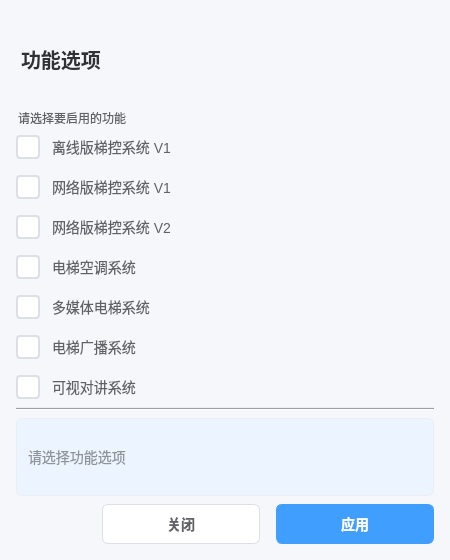
<?xml version="1.0" encoding="UTF-8"?>
<ui version="4.0">
 <class>FeaturesDialog</class>
 <widget class="QDialog" name="FeaturesDialog">
  <property name="geometry">
   <rect>
    <x>0</x>
    <y>0</y>
    <width>450</width>
    <height>560</height>
   </rect>
  </property>
  <property name="windowTitle">
   <string>功能选项</string>
  </property>
  <property name="styleSheet">
   <string notr="true">/* Element-UI 风格样式 */
QDialog { 
    background-color: #f5f7fa; 
    border-radius: 8px;
}

/* 卡片样式 */
QWidget#mainCard { 
    background-color: white; 
    border-radius: 12px; 
    padding: 24px;
}

/* 标题样式 */
QLabel#titleLabel {
    color: #303133;
    font-size: 20px;
    font-weight: 600;
    margin-bottom: 10px;
}

/* 分组框样式 */
QGroupBox { 
    border: none; 
    margin-top: 0;
    background-color: transparent;
}

QGroupBox::title { 
    subcontrol-origin: margin; 
    left: 0; 
    top: 0; 
    padding: 0;
    background-color: transparent; 
    color: #606266; 
    font-size: 16px; 
    font-weight: 500; 
}

/* 复选框样式 */
QCheckBox { 
    spacing: 12px; 
    margin: 8px 0; 
    color: #606266; 
    font-size: 14px; 
}

QCheckBox::indicator { 
    width: 20px; 
    height: 20px; 
    border: 2px solid #dcdfe6; 
    border-radius: 4px; 
    background-color: white; 

}

QCheckBox::indicator:hover { 
    border-color: #409eff; 
}

QCheckBox::indicator:checked { 
    background-color: #409eff; 
    border-color: #409eff; 
    image: url(:/icons/check.png); 
}

/* 状态标签样式 */
QLabel#statusLabel { 
    color: #909399; 
    font-size: 14px; 
    margin: 8px 0; 
    padding: 8px; 
    background-color: #ecf5ff; 
    border: 1px solid #ebeef5; 
    border-radius: 6px;
}

/* 按钮样式 */
QPushButton { 
    padding: 8px 18px; 
    border: 1px solid #dcdfe6; 
    border-radius: 6px; 
    background-color: white; 
    color: #606266; 
    font-size: 14px; 
    font-weight: 500; 
    min-width: 120px;
}

QPushButton:hover { 
    border-color: #409eff; 
    background-color: #ecf5ff; 
    color: #409eff; 
}

QPushButton:pressed { 
    border-color: #337ecc; 
    background-color: #d9ecff; 
    color: #337ecc; 
}

QPushButton:default { 
    border-color: #409eff; 
    background-color: #409eff; 
    color: white; 
}

QPushButton:default:hover { 
    background-color: #66b1ff; 
    border-color: #66b1ff; 
}

QPushButton:default:pressed { 
    background-color: #337ecc; 
    border-color: #337ecc; 
}

/* 分割线样式 */
QFrame#divider { 
    height: 1px; 
    background-color: #ebeef5; 
    margin: 10px 0;
}</string>
  </property>
  <property name="modal">
   <bool>false</bool>
  </property>
  <layout class="QVBoxLayout" name="verticalLayout">
   <property name="spacing">
    <number>0</number>
   </property>
   <property name="leftMargin">
    <number>16</number>
   </property>
   <property name="topMargin">
    <number>16</number>
   </property>
   <property name="rightMargin">
    <number>16</number>
   </property>
   <property name="bottomMargin">
    <number>16</number>
   </property>
   <item>
    <layout class="QVBoxLayout" name="verticalLayout_3">
     <property name="spacing">
      <number>0</number>
     </property>
     <property name="leftMargin">
      <number>0</number>
     </property>
     <property name="topMargin">
      <number>0</number>
     </property>
     <property name="rightMargin">
      <number>0</number>
     </property>
     <property name="bottomMargin">
      <number>0</number>
     </property>
     <item>
      <widget class="QLabel" name="titleLabel">
       <property name="text">
        <string>功能选项</string>
       </property>
      </widget>
     </item>
     <item>
      <widget class="QGroupBox" name="featuresGroup">
       <property name="title">
        <string>请选择要启用的功能</string>
       </property>
       <layout class="QVBoxLayout" name="verticalLayout_2">
        <property name="spacing">
         <number>0</number>
        </property>
        <property name="leftMargin">
         <number>0</number>
        </property>
        <property name="topMargin">
         <number>16</number>
        </property>
        <property name="rightMargin">
         <number>0</number>
        </property>
        <property name="bottomMargin">
         <number>0</number>
        </property>
        <item>
         <widget class="QCheckBox" name="feature1">
          <property name="text">
           <string>离线版梯控系统 V1</string>
          </property>
         </widget>
        </item>
        <item>
         <widget class="QCheckBox" name="feature2">
          <property name="text">
           <string>网络版梯控系统 V1</string>
          </property>
         </widget>
        </item>
        <item>
         <widget class="QCheckBox" name="feature3">
          <property name="text">
           <string>网络版梯控系统 V2</string>
          </property>
         </widget>
        </item>
        <item>
         <widget class="QCheckBox" name="feature4">
          <property name="text">
           <string>电梯空调系统</string>
          </property>
         </widget>
        </item>
        <item>
         <widget class="QCheckBox" name="feature5">
          <property name="text">
           <string>多媒体电梯系统</string>
          </property>
         </widget>
        </item>
        <item>
         <widget class="QCheckBox" name="feature6">
          <property name="text">
           <string>电梯广播系统</string>
          </property>
         </widget>
        </item>
        <item>
         <widget class="QCheckBox" name="feature7">
          <property name="text">
           <string>可视对讲系统</string>
          </property>
         </widget>
        </item>
       </layout>
      </widget>
     </item>
     <item>
      <widget class="QFrame" name="divider">
       <property name="frameShape">
        <enum>QFrame::HLine</enum>
       </property>
       <property name="frameShadow">
        <enum>QFrame::Sunken</enum>
       </property>
      </widget>
     </item>
     <item>
      <widget class="QLabel" name="statusLabel">
       <property name="text">
        <string>请选择功能选项</string>
       </property>
       <property name="textInteractionFlags">
        <set>Qt::LinksAccessibleByMouse</set>
       </property>
      </widget>
     </item>
     <item>
      <layout class="QHBoxLayout" name="horizontalLayout">
       <property name="spacing">
        <number>16</number>
       </property>
       <property name="leftMargin">
        <number>0</number>
       </property>
       <property name="topMargin">
        <number>0</number>
       </property>
       <property name="rightMargin">
        <number>0</number>
       </property>
       <property name="bottomMargin">
        <number>0</number>
       </property>
       <item>
        <spacer name="horizontalSpacer">
         <property name="orientation">
          <enum>Qt::Horizontal</enum>
         </property>
         <property name="sizeHint" stdset="0">
          <size>
           <width>40</width>
           <height>20</height>
          </size>
         </property>
        </spacer>
       </item>
       <item>
        <widget class="QPushButton" name="closeButton">
         <property name="sizePolicy">
          <sizepolicy hsizetype="Fixed" vsizetype="Fixed">
           <horstretch>0</horstretch>
           <verstretch>0</verstretch>
          </sizepolicy>
         </property>
         <property name="text">
          <string>关闭</string>
         </property>
        </widget>
       </item>
       <item>
        <widget class="QPushButton" name="applyButton">
         <property name="sizePolicy">
          <sizepolicy hsizetype="Fixed" vsizetype="Fixed">
           <horstretch>0</horstretch>
           <verstretch>0</verstretch>
          </sizepolicy>
         </property>
         <property name="text">
          <string>应用</string>
         </property>
         <property name="default">
          <bool>true</bool>
         </property>
        </widget>
       </item>
      </layout>
     </item>
    </layout>
   </item>
  </layout>
 </widget>
 <resources/>
 <connections>
  <connection>
   <sender>closeButton</sender>
   <signal>clicked()</signal>
   <receiver>FeaturesDialog</receiver>
   <slot>reject()</slot>
   <hints>
    <hint type="sourcelabel">
     <x>320</x>
     <y>560</y>
    </hint>
    <hint type="destinationlabel">
     <x>540</x>
     <y>640</y>
    </hint>
   </hints>
  </connection>
 </connections>
</ui>
